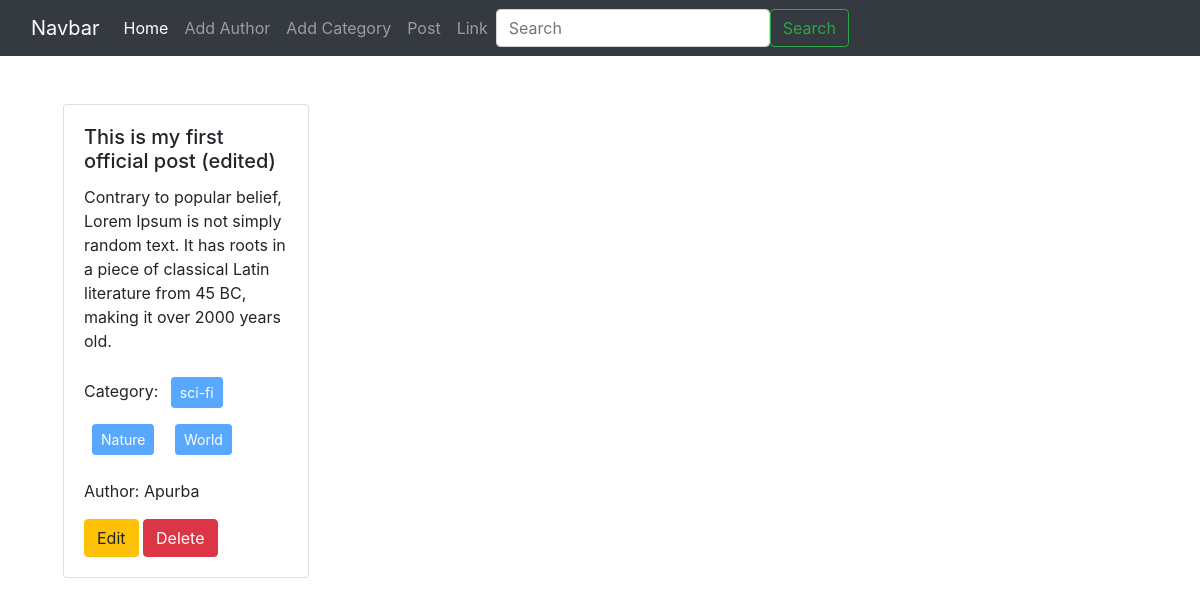
The page / on the database its author committed.
### posts/models.py (models this page shows, shortened)
class Post(models.Model):
    title = models.CharField(max_length=50)
    content = models.TextField()
    category = models.ManyToManyField(Category)#akta category te onek post thakte pare
    author = models.ForeignKey(Author, on_delete=models.CASCADE)

### categories/models.py (models this page shows, shortened)
class Category(models.Model):
    name = models.CharField(max_length=100)

### author/models.py (models this page shows, shortened)
class Author(models.Model):
    name = models.CharField(max_length=100)
    bio = models.TextField()
    phone_no = models.CharField(max_length=12)

### blog_project/views.py (the view)
# urls.py: path('', views.home, name = 'homepage'),
def home(request):
    data = Post.objects.all()
    return render(request, 'home.html', {'data': data});

### templates/home.html
{% extends 'base.html' %}
{% block content %}
    <div class="d-flex flex-wrap justify-content-start px-5 pt-5">
        {% for post in data %}
            <div class="col-sm-3 d-flex">
                <div class="card h-100 w-100">
                    <div class="card-body">
                        <h5 class="card-title">{{post.title}}</h5>
                        <p class="card-text">{{post.content}}</p>
                        <p class="card-text">
                            Category:
                            {% for cat in post.category.all %}
                                <button class="btn btn-primary btn-sm m-2" disabled > {{cat.name}} </button>
                            {% endfor %}
                        </p>
                        <p>Author: {{post.author.name}}</p>
                        <a href="{% url 'edit_post' post.id %}" class="btn btn-warning">Edit</a>
                        <a href="{% url 'delete_post' post.id %}" class="btn btn-danger">Delete</a>
                    </div>
                </div>
            </div>
        {% endfor %}
    </div>
{% endblock %}

### templates/base.html (shortened to what this page needs)
<!doctype html>
<html lang="en">
  <head>
    <link rel="stylesheet" href="https://cdn.jsdelivr.net/npm/bootstrap@4.4.1/dist/css/bootstrap.min.css">
  </head>
  <body>
    <nav class="navbar navbar-expand-lg navbar-dark bg-dark ">
    <div class="container-fluid">
        <a class="navbar-brand" href="#">Navbar</a>
        <div class="collapse navbar-collapse" id="navbarSupportedContent">
        <ul class="navbar-nav me-auto mb-2 mb-lg-0">
            <li class="nav-item">
            <a class="nav-link active" aria-current="page" href="{% url 'homepage' %}">Home</a>
            </li>
            <li class="nav-item">
            <a class="nav-link" href="{% url 'add_author' %}">Add Author</a>
            </li>
            <li class="nav-item">
            <a class="nav-link" href="{% url 'add_category' %}">Add Category</a>
            </li>
            <li class="nav-item">
            <a class="nav-link" href="{% url 'add_post' %}">Post</a>
            </li>
            <li class="nav-item">
            <a class="nav-link" href="#">Link</a>
        </ul>
        <form class="d-flex ">
            <input class="form-control me-2" type="search" placeholder="Search" aria-label="Search">
            <button class="btn btn-outline-success" type="submit">Search</button>
        </form>
        </div>
    </div>
    </nav>
    {% block content %}
    {% endblock %}
  </body>
</html>

### rows shown on the page
Post: title "This is my first official post (edited)", content "Contrary to popular belief, Lorem Ipsum is not simply random text. It has roots in a piece of classical Latin literature from 45 BC, making it over 2000 years old.", author.name "Apurba"
Category: name "sci-fi"
Category: name "Nature"
Category: name "World"
